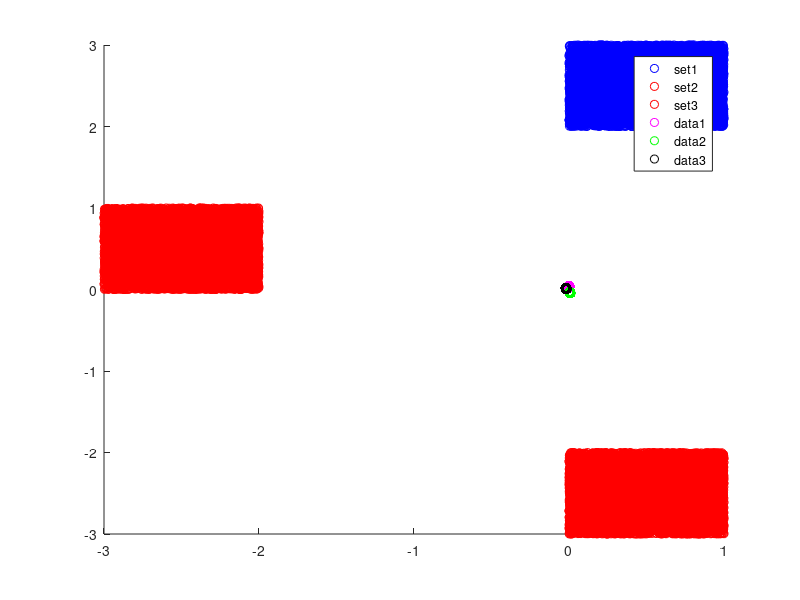

Recreate this plot in MATLAB.

close all

%% LDA

NoPts = 10000;

% generate two data sets of 100 2D points
set1 = [((rand(1,NoPts)))', (rand(1,NoPts) + 2)'];
scatter(set1(:,1),set1(:,2),'b')

hold on
set2 = [((rand(1,NoPts)))', (rand(1,NoPts) - 3)'];
scatter(set2(:,1),set2(:,2),'r')

hold on
set3 = [((rand(1,NoPts))- 3)', (rand(1,NoPts))'];
scatter(set3(:,1),set3(:,2),'r')

legend('set1','set2','set3')


%% compute mean. p = aprior probability

u_set1 = mean(set1)';
u_set2 = mean(set2)';
u_set3 = mean(set3)';

p1 = 0.33; p2 = 0.33; p3 = 0.33;
u_total = (p1*u_set1) + (p2*u_set2) + (p3*u_set3);


%% Compute normalized covariance matrix

% Debug this: I think X and Y have mixed up here

diff = set1' - [repmat(u_set1(:,1),1,size(set1,1))];
C1 = (diff*diff')%./100;
[U1 V1] = eig(C1);

diff = set2' - [repmat(u_set2(:,1),1,size(set2,1));];
C2 = (diff*diff')%./100;
[U2 V2] = eig(C2);

diff = set3' - [repmat(u_set3(:,1),1,size(set3,1));];
C3 = (diff*diff')%./100;
[U3 V3] = eig(C3);


%% Compute within/between class scatter

val1 = (u_set1 - u_total)*(u_set1 - u_total)';
val2 = (u_set2 - u_total)*(u_set2 - u_total)';
val3 = (u_set3 - u_total)*(u_set3 - u_total)';

Cb = val1 + val2 + val3;
Cw = (p1*C1) + (p2*C2) + (p3*C3);


[Ub Vb] = eig(Cb);
[Uw Vw] = eig(Cw);


%% Compute class independent criteria

criteria = inv(Cw)*Cb;
[U_criteria V_criteria] = eig(criteria)


%% Transform data to criteria

for i=1:size(set1,1)
    set1(i,:) = criteria'*set1(i,:)';
    set2(i,:) = criteria'*set2(i,:)';
    set3(i,:) = criteria'*set3(i,:)';
end



%% plot transformed data

hold on
scatter(set1(:,1),set1(:,2),'m');
hold on
scatter(set2(:,1),set2(:,2),'g')
hold on
scatter(set3(:,1),set3(:,2),'k')

